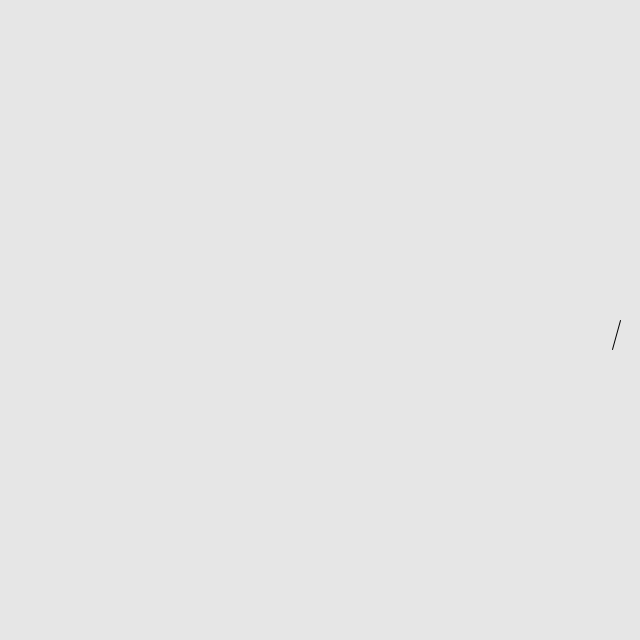
Frame 1 (no input)
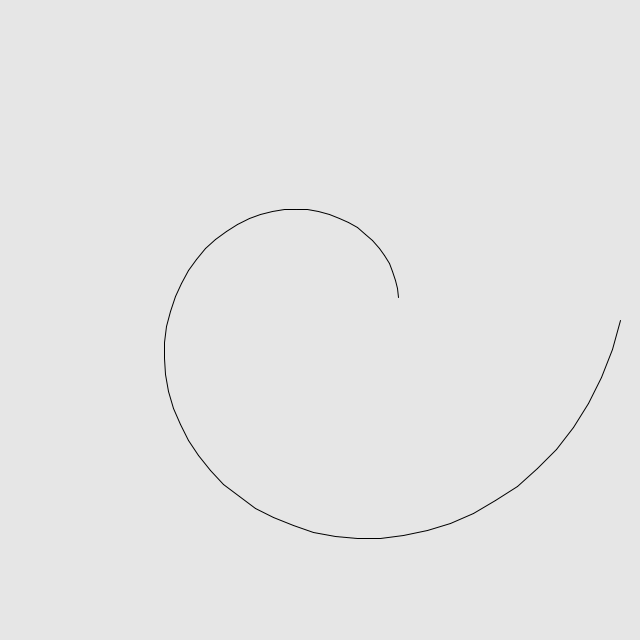
Frame 60 (the mouse pressed at the canvas centre just before this capture)
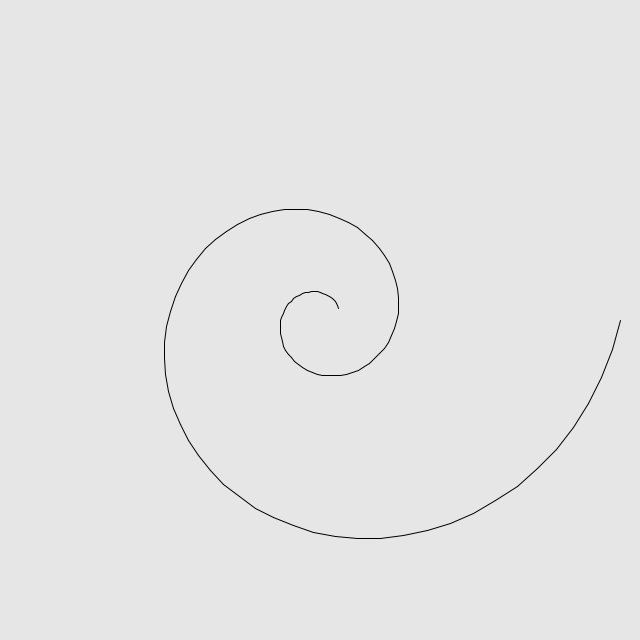
Frame 120 (the mouse held since frame 60 and released just before this capture)

The Processing sketch that drew these frames (run headless with seeded random() and noise(); from frame 60 on, the mouse is pressed at the canvas centre):

// Processing sketch: sketch_spiral
// ── sketch_spiral.pde
int cameraX=640/2,cameraY=640/2;
float tempX,tempY;
float c=1.0/32;
float k=0.1;
float distance=300;
float angle=0;

void draw(){
  tempX=cameraX+cos(angle)*distance;
  tempY=cameraY+sin(angle)*distance;
  distance/=pow(2,c);
  angle+=k;
  line(tempX,tempY,cameraX+cos(angle)*distance,cameraY+sin(angle)*distance);
  
}

void keyPressed(){
  if(key=='w'){
    background(230);
    k+=0.001;
    text(k,50,50);
    distance=300;
    angle=0;
  }
  if(key=='s'){
    background(230);
    k-=0.001;
    text(k,50,50);
    distance=300;
    angle=0;
  }
    
}

void setup(){
  size(640,640);
  fill(0);
  background(230);
}
